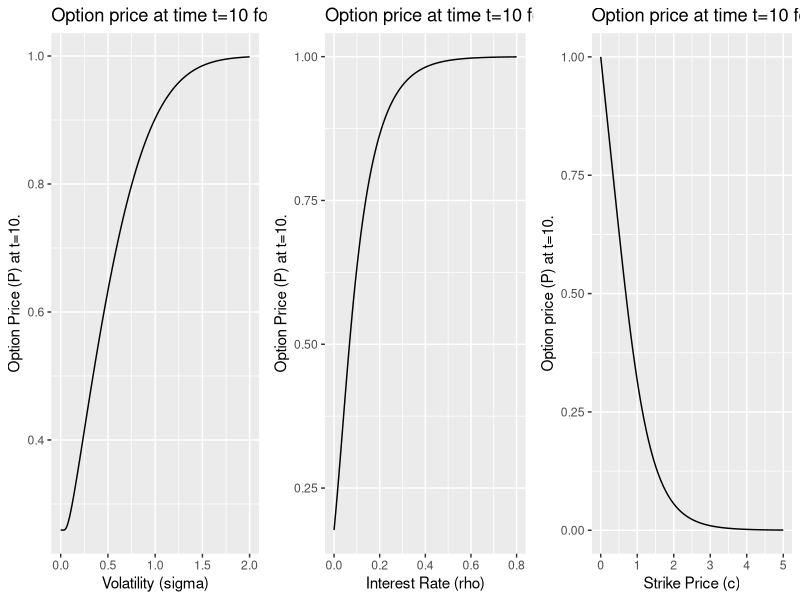
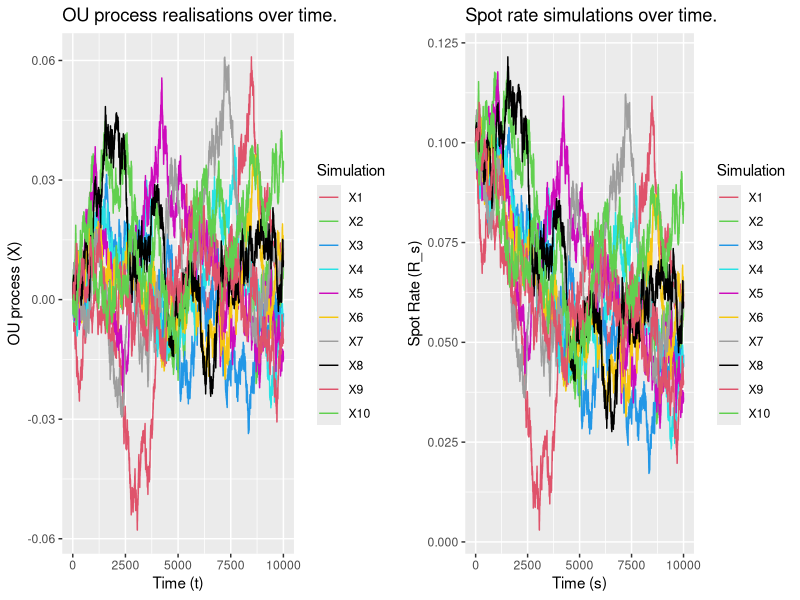
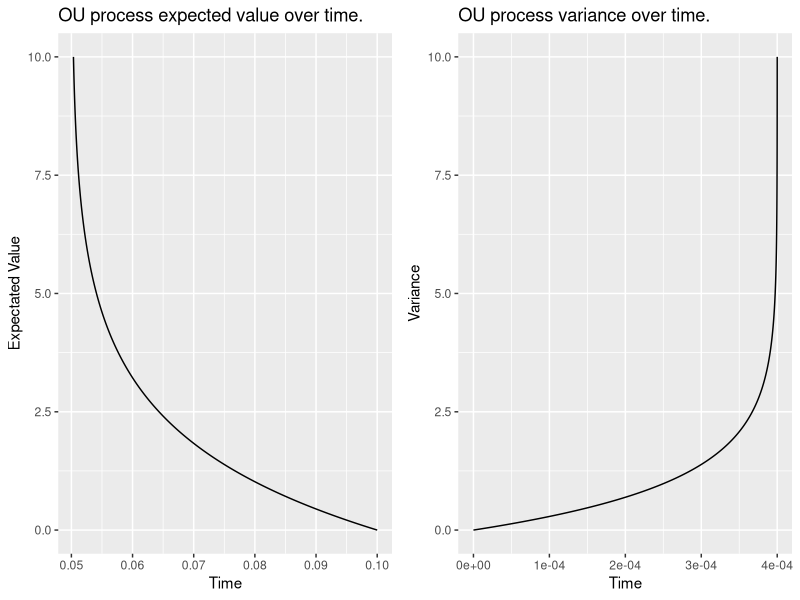
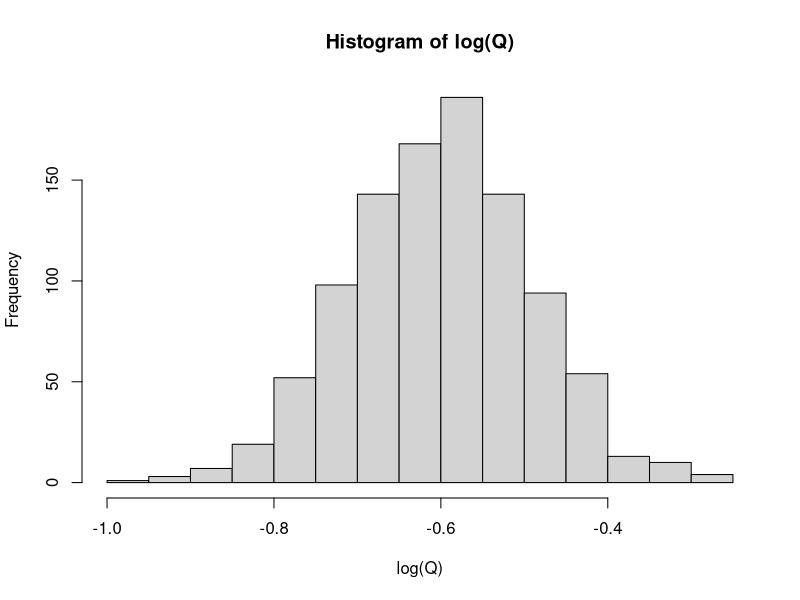
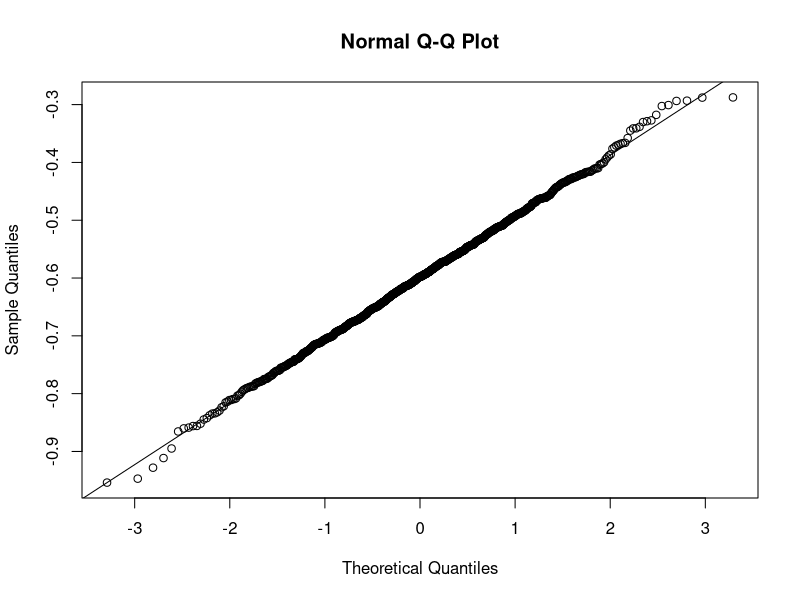

Generate these figures, in order, with R:

## --------------------------------------------

## Course: MATH580 Stochastic Processes
## Title: Implementing Black-Scholes and Vasiciek
## Author: John Inston
## Date: November 2020
## Institution: Lancaster University

## --------------------------------------------

## Section 1: Libraries & Data ----------------

library(ggplot2)
library(reshape)
library(tidyr)
library(gridExtra)

## Section 2: Black-Scholes Model -----------------

## 2.1 Price series plot

# Define initial values
S0 = 1 
sigma = sqrt(0.02)
rho = 0.03
c = 1
t = seq(0, 10, by=0.001)

# Define price
P = S0*pnorm((log(S0/c)+(rho+(sigma^2)/2)*t)/(sigma*sqrt(t)))-(c*exp(-rho*t))*pnorm((log(S0/c)+(rho-(sigma^2)/2)*t)/(sigma*sqrt(t)))

# Produce plot for figure 1
fig1 = data.frame(P, t)
plot1 = ggplot(data = fig1, aes(t,P))+geom_line() + 
  ggtitle("Option Price over time.") +
  xlab("Time (t)") + ylab("Option Price (P)")

## 2.2 Investigation

# Set t=10
t10=10

## 2.2.1 Varying volatility (sigma)

# Define varying sigma 
sigma1=seq(0,2, by=0.01)

# Calculate new price series
P1=S0*pnorm((log(S0/c)+(rho+(sigma1^2)/2)*t10)/(sigma1*sqrt(t10)))-(c*exp(-rho*t10))*pnorm((log(S0/c)+(rho-(sigma1^2)/2)*t10)/(sigma1*sqrt(t10)))

# Produce plot for figure 2
fig2 = data.frame(P1, sigma1)
plot2 = ggplot(data = fig2, aes(sigma1,P1))+geom_line() + 
  ggtitle("Option price at time t=10 for various volatility levels.") +
  xlab("Volatility (sigma)") + ylab("Option Price (P) at t=10.")

## 2.2.2 Varying interest rate (rho)

# Define varying rho
rho2=seq(0, 0.8, by=0.005) 

# Calculate new price series
P2=S0*pnorm((log(S0/c)+(rho2+(sigma^2)/2)*t10)/(sigma*sqrt(t10)))-(c*exp(-rho2*t10))*pnorm((log(S0/c)+(rho2-(sigma^2)/2)*t10)/(sigma*sqrt(t10)))

# Produce plot for figure 3
fig3 = data.frame(P2, rho2)
plot3 = ggplot(data = fig3, aes(rho2,P2))+geom_line() + 
  ggtitle("Option price at time t=10 for various interest rates.") +
  xlab("Interest Rate (rho)") + ylab("Option Price (P) at t=10.")

## 2.2.3 Varying strike price (c)

# Define varying c
c3=seq(0,5, by=0.01)

# Calculate new price series
P3=S0*pnorm((log(S0/c3)+(rho+(sigma^2)/2)*t10)/(sigma*sqrt(t10)))-(c3*exp(-rho*t10))*pnorm((log(S0/c3)+(rho-(sigma^2)/2)*t10)/(sigma*sqrt(t10)))

# Produce plot for figure 4
fig4 = data.frame(P3, c3)
plot4 = ggplot(data = fig4, aes(c3,P3))+geom_line() + 
  ggtitle("Option price at time t=10 for various strike prices.") +
  xlab("Strike Price (c)") + ylab("Option price (P) at t=10.")

# Combining figures 2, 3 and 4
grid.arrange(plot2, plot3, plot4, ncol=3)



## Section 3: OU Process -----------------

## Define the OU function

rOU=function(n,N,Delta,theta,sigma){ 
  times=(0:n)*Delta ##vector of t_0,t_1,..,t_n 
  X=matrix(0,nrow=N,ncol=n+1)
  for(i in 1:n){
    x=X[,i]#current value
    m=x*exp(-theta*Delta) #mean of new value 
    v=sigma^2*(1-exp(-2*theta*Delta))/(2*theta) ##variance of new value 
    X[,i+1]=rnorm(N,m,sqrt(v)) ##simulate new value
  }
  return(list(X=X,times=times)) 
}

# Define initial conditions 

n=10000
N=10
Delta=10/n
theta=0.5
sigma=0.02

# Calculate 10 realisations of the OU process using our function
OU=rOU(n, N, Delta, theta, sigma)

# Produce plot for Figure 5
tX = data.frame(t(OU$X))
fig5 = data.frame(x=seq_along(tX[,1]), tX)
fig5 = melt(fig5, id.vars = "x")
cols = 2:11
plot5 = ggplot(fig5, aes(x = x, y = value, color = variable)) +
  geom_line()+ggtitle("OU process realisations over time.") +
  xlab("Time (t)") + ylab("OU process (X)")+
  guides(color = guide_legend(title = "Simulation"))+
  scale_color_manual(values = cols)


# Define transformation conditions
R0=0.1
mu=0.05

# Transform OU process

R=matrix(0, nrow=N, ncol=n+1)
for(i in 1:N){
  R[i,]=exp(-theta*OU$times)*R0+(1-exp(-theta*OU$times))*mu+OU$X[i,]
}

# Produce plot for Figure 6
tR = data.frame(t(R))
fig6 <- data.frame(x = seq_along(tR[, 1]), tR)
fig6 <- melt(fig6, id.vars = "x")
cols = 2:11
plot6 = ggplot(fig6, aes(x = x, y = value, color = variable)) +
  geom_line()+ggtitle("Spot rate simulations over time.") +
  xlab("Time (s)") + ylab("Spot Rate (R_s)")+
  guides(color = guide_legend(title = "Simulation"))+
  scale_color_discrete(labels = paste("S", 1:10))+
  scale_color_manual(values = cols)
  
# Combining figures 5 and 6
grid.arrange(plot5, plot6, ncol=2)

## Plot the Expectation and Variance

expRt=exp(-theta*OU$times)*R0+(1-exp(-theta*OU$times))*mu

fig7 = data.frame(expRt, OU$times)
plot7 = ggplot(data = fig7, aes(expRt,OU.times))+geom_line() + 
  ggtitle("OU process expected value over time.") +
  xlab("Time") + ylab("Expectated Value")

varRt=(sigma^2/(2*theta))*(1-exp(-2*theta*OU$times))

fig8 = data.frame(varRt, OU$times)
plot8 = ggplot(data = fig8, aes(varRt,OU.times))+geom_line() + 
  ggtitle("OU process variance over time.") +
  xlab("Time") + ylab("Variance")

# Combine figures 7 and 8
grid.arrange(plot7, plot8, ncol=2)


## Section 4: Vasicek Model -----------------

# Matrix to store Q
Q=matrix(0,nrow=N,ncol=n+1) 

# Loop to generate values of Q
for(i in 1:N){
  Q[i,]=exp(-Delta*cumsum(R[i,]))
}

# Plot bond price over time
tQ = data.frame(t(Q))
fig9 <- data.frame(x = seq_along(tQ[,1]),tQ)
fig9 <- melt(fig9, id.vars = "x")
cols = 2:11
plot9 = ggplot(fig9, aes(x = x, y = value, color = variable)) +
  geom_line()+ggtitle("Bond price Qt over time t.") +
  xlab("Time (t)") + ylab("Bond Price (Qt)")+
  guides(color = guide_legend(title = "Simulation"))+
  scale_color_manual(values = cols)


## Distribution of Qt

#Simulate 1000 realisations of Rt at t=10 (n=1000, delta=10/n so t=n*delta=10)

N1=1000
OU1=rOU(n, N1, Delta, theta, sigma)

R1=matrix(0, nrow=N1, ncol=n+1)

for(i in 1:N1){
  R1[i,]=exp(-theta*OU1$times)*R0+(1-exp(-theta*OU1$times))*mu+OU1$X[i,]
}

Q=rep(0, N1)
for(i in 1:N1){
  Q[i]=exp(-Delta*sum(R1[i, 2:(n+1)]))
}

hist(log(Q))
qqnorm(log(Q))
qqline(log(Q))
